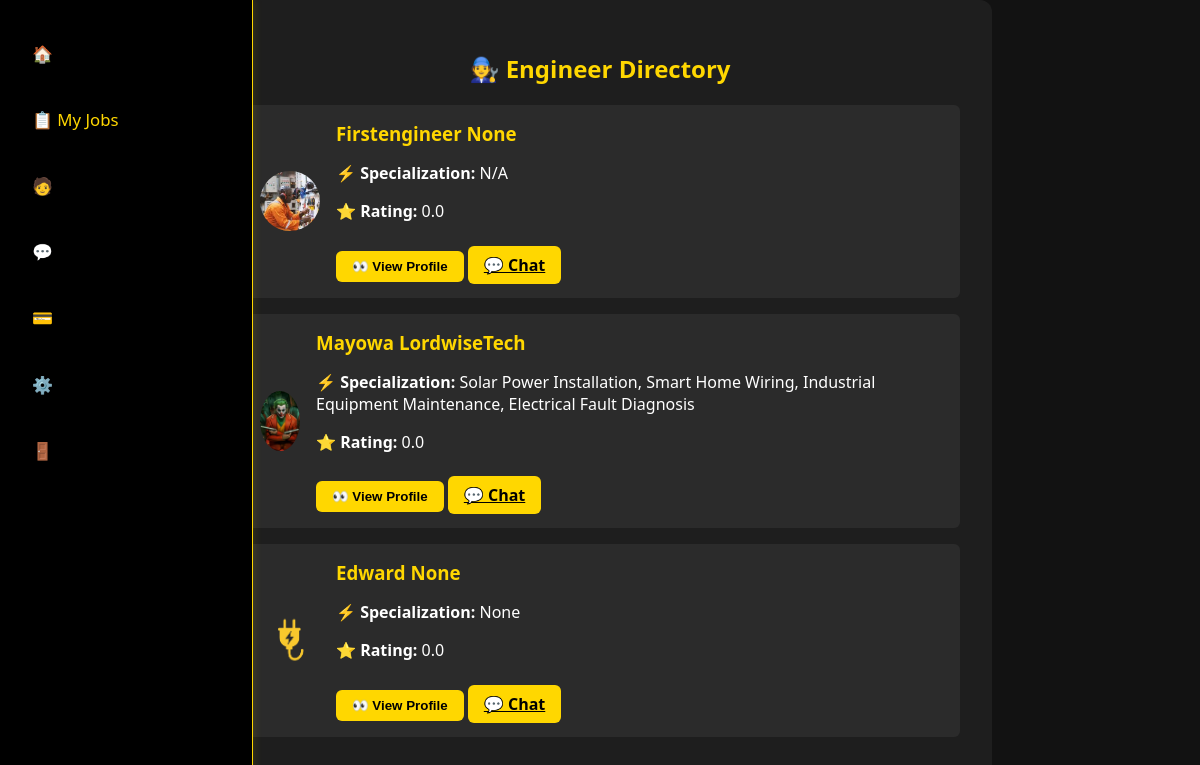
The page /engineers/ (signed in) on the database as committed earlier.
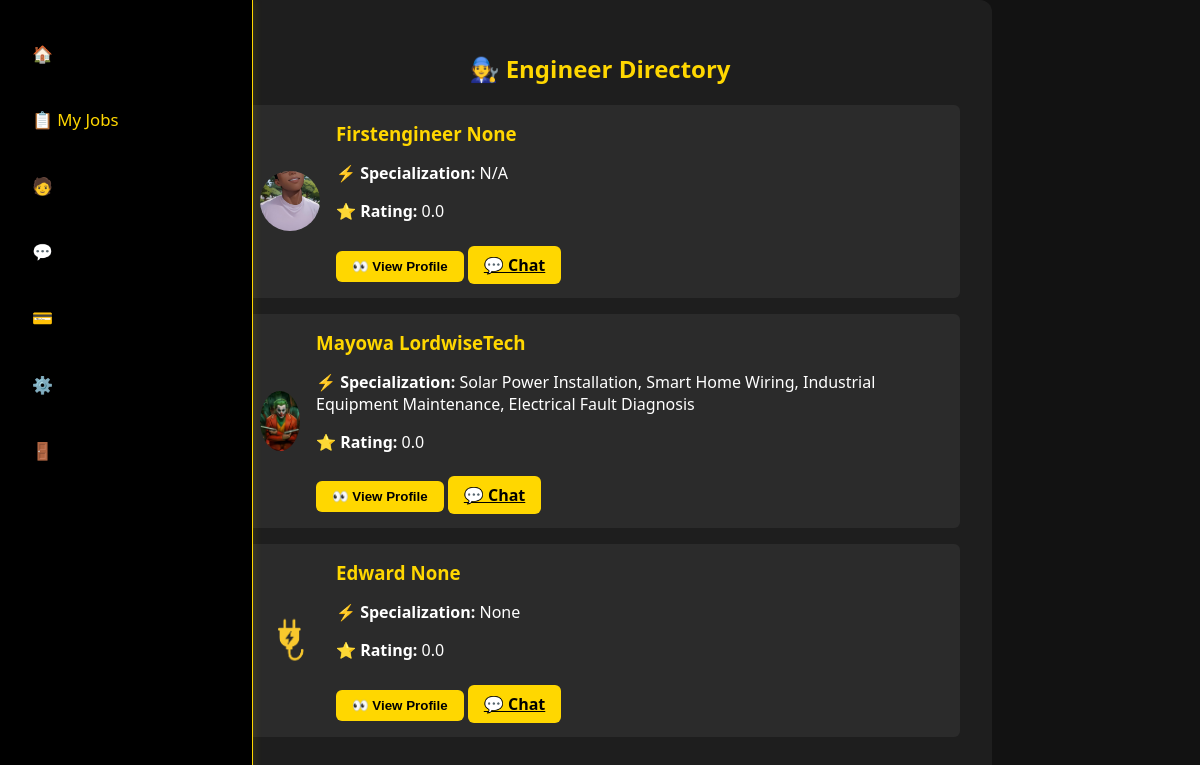
The same page on the database as committed later.
### myapp/models.py (models this page shows, shortened)
class EngineerProfile(models.Model):
    user = models.OneToOneField(User, on_delete=models.CASCADE, related_name='engineer_profile')
    phone = models.CharField(max_length=20)
    Bio = models.TextField(null=True, blank=True)
    is_available = models.BooleanField(default=True)
    on_vacation = models.BooleanField(default=False)
    rating = models.FloatField(default=0)
    avatar = models.ImageField(upload_to=profile_pic_upload_path, blank=True)  # ✅ fixed here
    surname = models.CharField(max_length=200, null=True, blank=True)
    Longtitude = models.FloatField(null=True, blank=True)
    Latitude = models.FloatField(null=True, blank=True)
    Specialization = models.TextField(max_length=400, null=True, blank=True)
    profesional_summary = models.TextField(max_length=500, null=True, blank=True)

### myapp/views.py (the view)
# urls.py: path('engineers/', views.engineer_directory, name='engineer_directory'),
@login_required
def engineer_directory(request):
    engineers = EngineerProfile.objects.select_related('user').all()
    return render(request, 'engineers.html', {'engineers': engineers})

### myapp/templates/engineers.html (shortened to what this page needs)
{% load static %}
<!DOCTYPE html>
<html lang="en">
<head>
</head>
<body style="background-color: #121212; margin: 0; font-family: 'Segoe UI', sans-serif;">
<div class="directory-container">
  <h2 style="text-align:center; color:#FFD700;">🧑‍🔧 Engineer Directory</h2>
  {% for engineer in engineers %}
    <div class="engineer-card">
       <div style="display: flex; gap: 1rem; align-items: center;">
  <img src="{% if engineer.avatar %}{{ engineer.avatar.url }}{% else %}{% static 'images/logo.png' %}{% endif %}"
       alt="Avatar"
       style="width:60px; height:60px; border-radius: 50%; object-fit:cover;">
  <div>
    <h3>{{ engineer.user.username|title }} {{ engineer.surname }}</h3>
    <p>⚡ <strong>Specialization:</strong> {{ engineer.Specialization|default:"N/A" }}</p>
    <p>⭐ <strong>Rating:</strong> {{ engineer.rating }}</p>
    <button onclick="showProfile('{{ engineer.id }}')" class="chat-button">👀 View Profile</button>
    <a href="{% url 'chat_screen' engineer.user.id %}" class="chat-button">💬 Chat</a>
  </div>
</div>
    </div>
  {% empty %}
    <p style="text-align: center;">No engineers found.</p>
  {% endfor %}
</div>
{% include 'partials/customer_tab.html' %}
</body>
</html>

Rows that differ between the two databases and show on the page:
changed EngineerProfile "Firstengineer": avatar: a different picture
